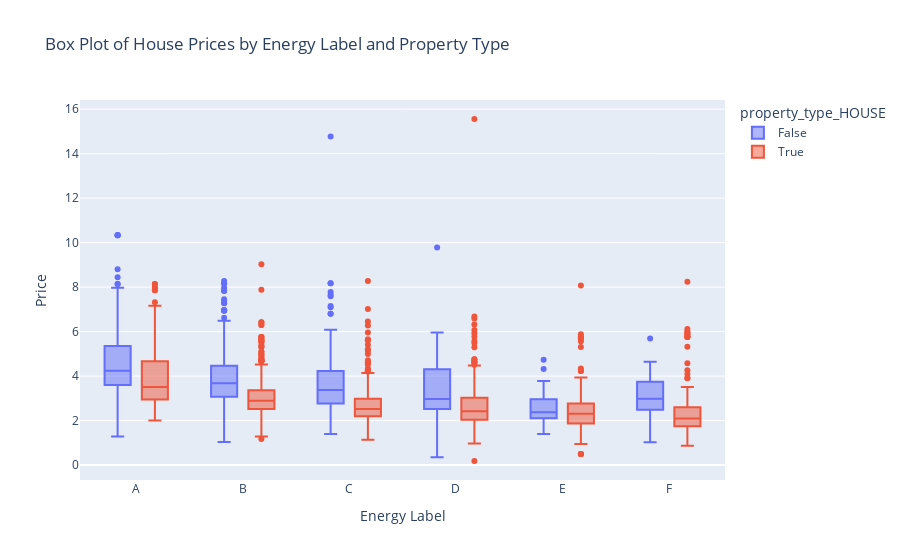

Source (notebook cell):
### Code cell
df = df.query('price_sq < 30')

energy_label_order = ['A++', 'A+', 'A', 'B', 'C', 'D', 'E', 'F']

# Create the box plot
fig = px.box(df, x='energy_label', y='price_sq', color='property_type_HOUSE', title='Box Plot of House Prices by Energy Label and Property Type',
             category_orders={'energy_label': energy_label_order})

# Update layout for better visualization
fig.update_layout(
    xaxis_title='Energy Label',
    yaxis_title='Price',
    boxmode='group'  # Group by property type
)

# Show the plot
fig.show()

### Figure 1 — Plotly figure (JSON) as saved in the notebook; plotly's stock layout.template omitted (floating-point values rounded to 4 significant figures; data arrays with more than 128 entries replaced by an {"elided": "..."} marker saying what was removed)
{"data": [{"alignmentgroup": "True", "hovertemplate": "property_type_HOUSE=False<br>energy_label=%{x}<br>price_sq=%{y}<extra></extra>", "legendgroup": "False", "marker": {"color": "#636efa"}, "name": "False", "notched": false, "offsetgroup": "False", "orientation": "v", "showlegend": true, "type": "box", "x": {"elided": "1185 str values"}, "x0": " ", "xaxis": "x", "y": {"elided": "1185 float values"}, "y0": " ", "yaxis": "y"}, {"alignmentgroup": "True", "hovertemplate": "property_type_HOUSE=True<br>energy_label=%{x}<br>price_sq=%{y}<extra></extra>", "legendgroup": "True", "marker": {"color": "#EF553B"}, "name": "True", "notched": false, "offsetgroup": "True", "orientation": "v", "showlegend": true, "type": "box", "x": {"elided": "1587 str values"}, "x0": " ", "xaxis": "x", "y": {"elided": "1587 float values"}, "y0": " ", "yaxis": "y"}], "layout": {"boxmode": "group", "legend": {"title": {"text": "property_type_HOUSE"}, "tracegroupgap": 0}, "title": {"text": "Box Plot of House Prices by Energy Label and Property Type"}, "xaxis": {"anchor": "y", "categoryarray": ["A++", "A+", "A", "B", "C", "D", "E", "F"], "categoryorder": "array", "domain": [0, 1], "title": {"text": "Energy Label"}}, "yaxis": {"anchor": "x", "domain": [0, 1], "title": {"text": "Price"}}}}
